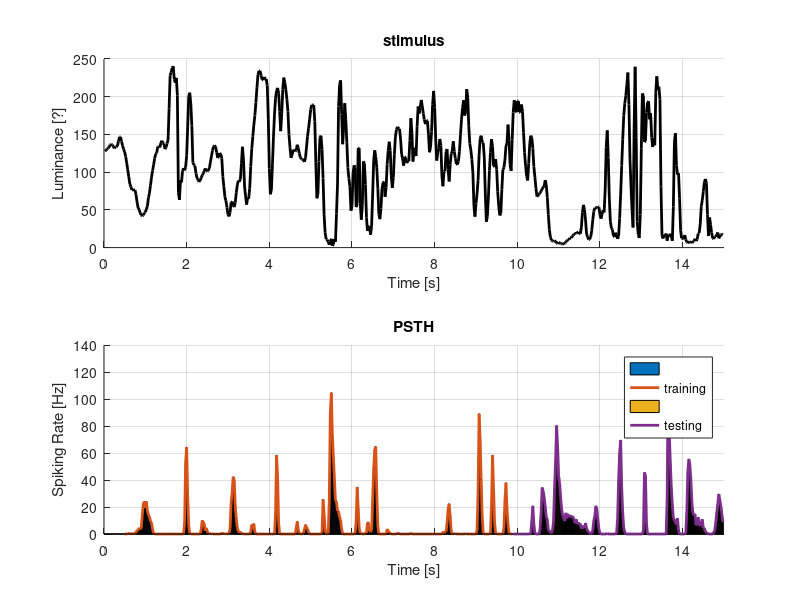
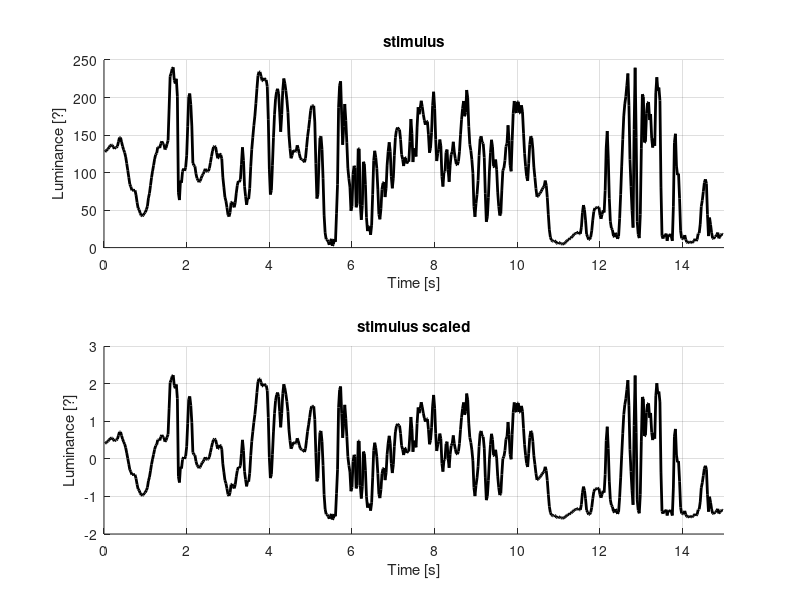
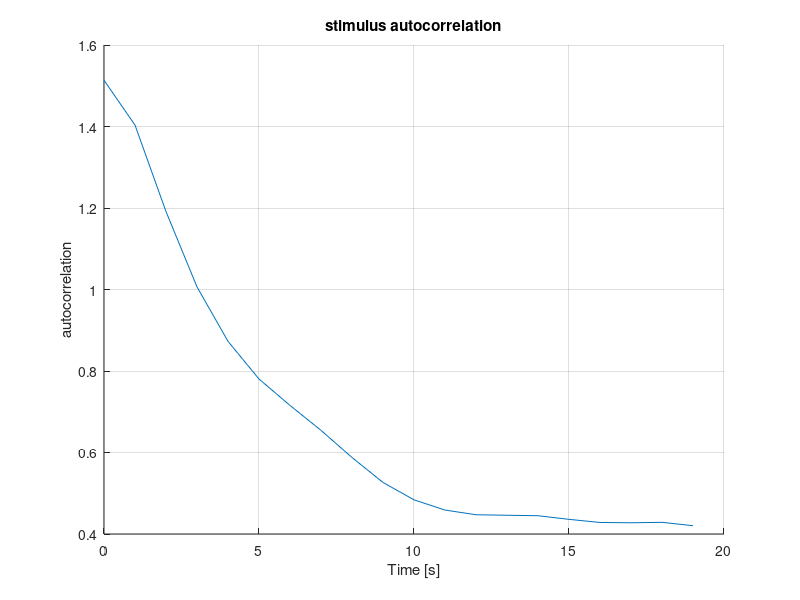
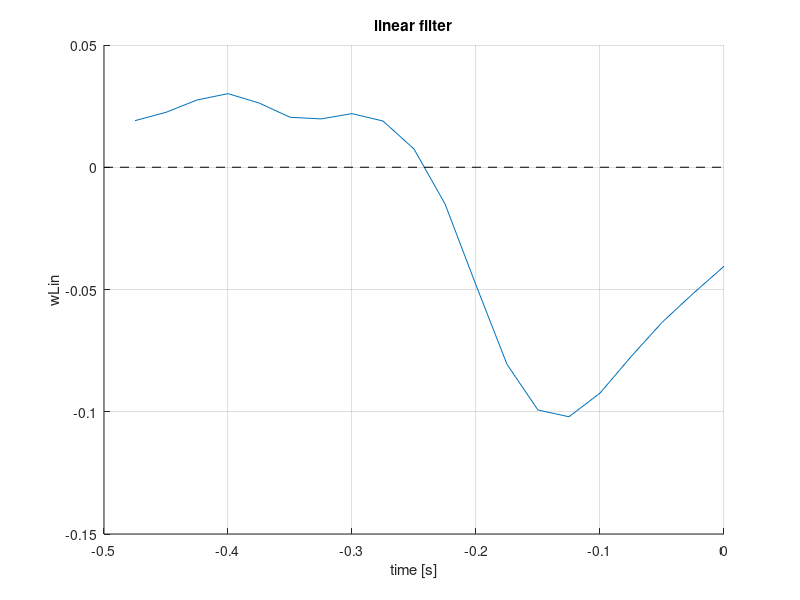

Source code (MATLAB) for these figures, in order: (Note: this script raises an error after producing the figures.)
%%  2023_04_11 TP 1
%   MI210 - Neurocomputational Models
%   ===========================================================================

clc
clear all   % ctrl+r:   comment
close all   % ctrl+t: uncomment

RA = 217276;

whos -file dataENSTA_Lect_1.mat % sees  data
%   Name             Size              Bytes  Class     Attributes

%   binnedOFF      100x599            479200  double              
%   binnedON       100x599            479200  double              
%   dt               1x1                   8  double    sampling time          
%   stim           599x1                4792  double    stimulus

load dataENSTA_Lect_1.mat   % loads data

[R, T] = size(binnedOFF);
%   where:
%       - R: repetitions;
%       - T: measures in time;

integration_time = 0.5;
number_bins = integration_time/dt;  % number of time bins that correspond to desired
                                    % 0.5 seconds of integration time


%%  COMPUTE AND VISUALIZE STIMULUS PSTH
%   Peri-Stimulus Time Histogram
%   ============================================================================

%   PSTH stands for "Peri-Stimulus Time Histogram", which is a graphical 
%   representation of the firing rate of a neuron or a population of neurons 
%   over time in response to a specific stimulus or event.

%   The PSTH  in response to a stimulus is created by:
%       - dividing a period of time into small bins;
%       - counting the number of spikes that occur within each bin;

%   The resulting counts are then normalized by the bin width and the number
%   of trials to obtain an estimate of the average firing rate over time.

%   Normalized count is called the Spike Density Function also known from it's
%   accronym.

%   separated data from machine learning
training_time = number_bins : floor(0.66*T);    % training time bins, 2/3
testing_time  = ceil(0.66*T) : T;               % testing  time bins, 1/3
size_training = numel(training_time);
size_testing  = numel(testing_time);

%   select dataset:
if true
    %   studying OFF cells
    training_data = mean(binnedOFF(:,training_time), 1);
    testing_data  = mean(binnedOFF(:,testing_time),  1);
    
else
    %   studying ON  cells
    training_data = mean(binnedON(:,training_time), 1);
    testing_data  = mean(binnedON(:,testing_time),  1);

end

% normalization of bins
psth_training = training_data/dt;
psth_testing  = testing_data/dt;


fig=figure;

subplot(2,1,1)
hold on
title('stimulus')
plot((1:T)*dt, stim, 'k', 'LineWidth', 2.0)
xlabel('Time [s]'); xlim([0,15]);
ylabel('Luminance [?]')
grid on

subplot(2,1,2)
hold on
title('PSTH')
bar(training_time*dt, psth_training)
plot(training_time*dt, psth_training,'LineWidth', 2.0)
bar(testing_time*dt,  psth_testing)
plot(testing_time*dt,  psth_testing, 'LineWidth', 2.0)
xlabel('Time [s]'); xlim([0,15]);
ylabel('Spiking Rate [Hz]')
grid on
legend('', 'training', '', 'testing')

%   what we can notice:
%       - y-axis has is typical unit: Spikes per Second, [Hz] 
%           also know as Normalized Firing Rate;
%       - integration_time is respected: PSTH only start after the
%           0.5s were gone
% 
%   we can notice that the PSTH is sligthly right shifted dude to the integration
%   time chosen with spiking rate higher when the luminance is low, with a threshold
%   of around 55. 


%%  STIMULUS PRE-PROCESSING
%   ============================================================================

%   The pre-processing of a stimulus can involve several steps depending on the 
%   nature of the stimulus and the goals of the experiment. However, some common 
%   steps involved in stimulus pre-processing include:
%       - filtering: low-pass filter, band-pass filter or high-pass filter;
%       - scaling: normalize within a certain range;
%       - sampling: ;
%       - pre-processing: ;

%   we will use scaling: aiming a mean of zero and standard deviation of one.
stim_scaled = (stim' - mean(stim))/std(stim);
time_range = number_bins : T;

%   visualization
fig=figure;

subplot(2,1,1)
hold on
title('stimulus')
plot((1:T)*dt, stim, 'k', 'LineWidth', 2.0)
xlabel('Time [s]'); xlim([0,15]);
ylabel('Luminance [?]')
grid on

subplot(2,1,2)
hold on
title('stimulus scaled')
plot((1:T)*dt, stim_scaled, 'k', 'LineWidth', 2.0)
xlabel('Time [s]'); xlim([0,15]);
ylabel('Luminance [?]')
grid on

%   as we can see the curve is the same but shifted in th y-axis so it's mean
%   is on zero and is standar déviation in one as it's values are now between, 
%   for the most part, -1 and +1.


stim_full = zeros([T number_bins]);

%   each column will have an itegration window

for tt = time_range
    stim_full(tt, :) = stim_scaled((tt-number_bins+1) : tt);
end


%%  STIMULUS AUTOCORRELATION
%   ============================================================================
%   Stimulus autocorrelation refers to the degree to which a stimulus is correlated
%   with itself over time. 

%   Autocorrelation can be described as the degree to which a signal is correlated 
%   with a delayed version of itself.

%   In the context of stimulus processing, the autocorrelation of a stimulus is often
%   used to quantify its temporal structure.


%   luminance of time is related with the luminance from the previous and next time
%   simplify calculation from the correlation calcules
%   using the linear mode to calcule the matrix

%   compute autocorrelation of stim_full over training times
stim_autocorrelation = stim_full' * stim_full;

fig=figure;
hold on
%   notice that the time delay can be modify:
time_delay = 1;
%   this is possible because the autocorrelation varies with time delay
plot( 0:number_bins-1, stim_autocorrelation(time_delay,:)/size_training )
title('stimulus autocorrelation')
xlabel('Time [s]')
ylabel('autocorrelation');
% ylim([0 1]);
grid on

%   we can see that the autocorrelation is decreasing as time passed with means that
%   the stimulus is less correlated as time passes but it seems that it will stabilise
%   at around 0.4.

% expected that the data is decreesing, overtime the correlation is getting slower
% STA, the average of the data slide 13 of TD2
% STA


%%  STA, Spike-Triggered Average
%   ============================================================================
%   The spike-triggered average (STA) is a commonly used method in neuroscience
%   to characterize the relationship between the spiking activity of a neuron 
%   and its input.

%   It is a method for calculating the average stimulus that occurs before a
%   neuron fires an action potential (spike).

%   remove the mean to analyse the behavior in time
mean_training_data = mean(training_data);
training_data_zero_mean = training_data - mean_training_data;

STA = training_data_zero_mean * stim_full(training_time, :);

filter_linear_simple = STA * inv( diag( diag( stim_autocorrelation ) ) );
%   where only the main diagonal autocorrelation values were consider because
%   they are most relevant ones.

%   by the way it reduces the computation effort and therefore increases performance

%   visualization
fig=figure;
hold on
title('linear filter')
plot((1-number_bins:0)*dt, filter_linear_simple) % comment
plot( [-dt*number_bins 0], [0 0], '--k')
xlabel('time [s]')
ylabel('wLin')
grid on

%   interpretation chatGPT:
%       wLin positive: an increase in the stimulus increase the firing probability
%       wLin negative: an increase in the stimulus reduce   the firing probability


%   normalizy by the diagonal part of the 
%   ignore the fact the facct thtat the situmulous is corrected for the moment and continue with the calculation

% what are seeing:
    % it is biphasical, has a positive and a negative part
    % it is off, not logic gate behavior
    % it does not start at zero, has delay to behavior
    % as the values has autocorrelation 
    % as long as we ignore the autocorrelation the graph will have this behavior
    % biologicaly the plot it does not sense
    


%%  Linear Prediction
%   ============================================================================
%
% f(t) = \sum_tau w(tau) * ( x(t-tau) -mean(x) ) + mean_training_data
% missing the normal deviation of the sitimula
%

%   where we will try to predict the spikes of neurons with a linear model
%   given by the following:
prediction_linear_simple =  filter_linear_simple * stim_full(testing_time, :)' + mean_training_data;
% slide 1 page 13
%   where * is, in this case, a convolution of the linear filter with the stimulus

%   is worth meantioning that the testing time shall be used.

%   normalizing bins
psth_prediction_linear_simple = prediction_linear_simple/dt;

%   visualization
fig=figure;
hold on
title('PSTH: linear model')
plot(testing_time*dt, psth_testing,'LineWidth', 1.0)
plot(testing_time*dt, psth_prediction_linear_simple,'LineWidth', 2.0)
xlabel('Time [s]');         xlim([10 15])
ylabel('Spiking Rate (Hz)');
legend('data', 'linear')
grid on

%   as we can see on the graph there are negative spiking rate which has no
%   physical meaning and therefore indicate problems with this estimator.

%   in order to improve this prediction we could trunquate it's values to
%   remove the negative part.

%   as an estimator we can see that it's spikes are in phase with the data
%   but it's magnitude is far from coherent, peaks and valleys are not well
%   fitted.

%   compute the performance of the linear prediction with the 
performance_prediction_linear_simple = corr(psth_testing', prediction_linear_simple')

%   visualization
fig=figure;
hold on
title('scatter plot')
scatter(psth_testing, psth_prediction_linear_simple)
plot([-150 150],[-150 150],'--k')
xlabel('PSTH')
ylabel('prediction linear')
axis square;
grid on;




%%%%%%%%%%%%
% implement non-linearity, very common in the brain, in the eyes and in machine learning. it is need to add some non linearity to aproximate the system

fReLU = max(fLin, 0);
% different
% perfReLU = ???
%%%%%%%%%%%%

fig=figure;
hold on
%%%%%%%%%%%%
% different
% plot( ??? , ??? ,'LineWidth',2.0)
% plot( ??? ,psthTe,'LineWidth',1.0)
%%%%%%%%%%%%

xlim([10 15])
xlabel('Time (s)')
ylabel('Spiking Rate (Hz)')
set(gca,'Fontsize',16);
set(gca,'box','off')

%% INCLUDING FULL AUTOCOVARIANCE 
% 
% STA(tau) = \sum_t rTilde(t) * xTilde(t-tau)
% w(tau) =  STA * Inv(autoCov)
% b = mean( r(t) )
%
% And now with the full autoCorrelation
%

%%%%%%%%%%%%
% different
% wLinAC = STA * ????
%%%%%%%%%%%%

fig=figure;
hold on
plot((1-integrationTime:0)*dt,wLin,'LineWidth',2.0) % comment
plot((1-integrationTime:0)*dt,wLinAC,'LineWidth',2.0) % comment
plot( [-dt*integrationTime 0],[0 0],'--k')
xlabel('Past time (s)')
ylabel('wLin')
set(gca,'Fontsize',16);
set(gca,'box','off')

%%%%%%%%%%%%
% different
% fLinAC = ???
%%%%%%%%%%%%

% different >---------------------------------------------------------------<
% fReLUAC 
perfLinAC = corr(psthTe', fLinAC')

fig=figure;
hold on
plot(timeTe*dt,fLin/dt,'LineWidth',2.0)
plot(timeTe*dt,psthTe,'LineWidth',1.0)
plot(timeTe*dt,fLinAC/dt,'LineWidth',1.0)
xlim([10 15]);
xlabel('Time (s)')
ylabel('Spiking Rate (Hz)')
set(gca,'Fontsize',16);
set(gca,'box','off')


%% SMOOTHNESS REGULARIZATION
% teacher version will have the response: it will be shared. run the teacher code and the read the code of the teacher and after we willl discuss the plot to try to understand the code and comment as it will be demaned for the examen
% work with the student code and then work with the teacher version
% f(t) = \sum_tau w(tau) * ( x(t-tau) -mean(x) ) + b
% We seek to minimize 1/2 * \sum_t (r(t) - f(t) ).^2 + lambda/2 * w * Laplacian * w
%
% w * Laplacian * w = sum_tau (w(tau) - w(tau+1)).^2
%


lapl = 4*eye(integrationTime);
lapl = lapl - diag( ones([integrationTime-1 1]),1);
lapl = lapl - diag( ones([integrationTime-1 1]),-1);
lapl(1,1) = 2;
lapl(end,end) = 2;

fig=figure;
imagesc(lapl);
colorbar;

%% Let's try with an example regularization strength 

lambda = 10;

%%%%%%%%%%%%
% wLinReg = ??? 
%%%%%%%%%%%%

fig=figure;
hold on
plot((1-integrationTime:0)*dt,wLin,'LineWidth',2.0) % comment
plot((1-integrationTime:0)*dt,wLinAC,'LineWidth',2.0) % comment
plot((1-integrationTime:0)*dt,wLinReg,'LineWidth',2.0) % comment
plot( [-dt*integrationTime 0],[0 0],'--k')
xlabel('Past time (s)')
ylabel('wLin')
set(gca,'Fontsize',16);
set(gca,'box','off')

%%%%%%%%%%%%
% fLinReg = ???
%%%%%%%%%%%%

perfLinReg = corr(psthTe', fLinReg')

fig=figure;
hold on
plot(timeTe*dt,fLin/dt,'LineWidth',2.0)
plot(timeTe*dt,psthTe,'LineWidth',1.0)
plot(timeTe*dt,fLinAC/dt,'LineWidth',1.0)
plot(timeTe*dt,fLinReg/dt,'LineWidth',1.0)
xlim([10 15])
xlabel('Time (s)')
ylabel('Spiking Rate (Hz)')
set(gca,'Fontsize',16);
set(gca,'box','off')

%% LAMBDA OPTIMIZATION

lambdaRange = logspace(-2,4,30);
nLambda = numel(lambdaRange);
perfLambda = zeros([nLambda 1]);

for ll = 1:nLambda
    lambda=lambdaRange(ll);
    wLinReg = STA * inv( stimAutoCorr + lambda * lapl );
    fLinReg = wLinReg * fullStim(timeTe,:)' + b; % comment

    perfLambda(ll) =  corr(psthTe', fLinReg');
end


fig=figure;
hold on
plot(lambdaRange,perfLambda,'LineWidth',2.0)
set(gca,'XScale','log')
xlabel('Regularization strenght')
ylabel('Performance')
set(gca,'Fontsize',16);
set(gca,'box','off')

%% COMPUTE OPTIMAL W and ADD ReLU

[~,llBest] = max(perfLambda);

lambda = lambdaRange(llBest);
wLinReg = STA * inv( stimAutoCorr + lambda * lapl );
fLinReg = wLinReg * fullStim(timeTe,:)' + b; % comment

perfLinReg = corr(psthTe', fLinReg')

perfReLUReg = corr(psthTe', max(fLinReg,0)')

fig=figure;
hold on
plot((1-integrationTime:0)*dt,wLin,'LineWidth',2.0) % comment
plot((1-integrationTime:0)*dt,wLinAC,'LineWidth',2.0) % comment
plot((1-integrationTime:0)*dt,wLinReg,'LineWidth',2.0) % comment
plot( [-dt*integrationTime 0],[0 0],'--k')
xlabel('Past time (s)')
ylabel('wLin')
set(gca,'Fontsize',16);
set(gca,'box','off')




